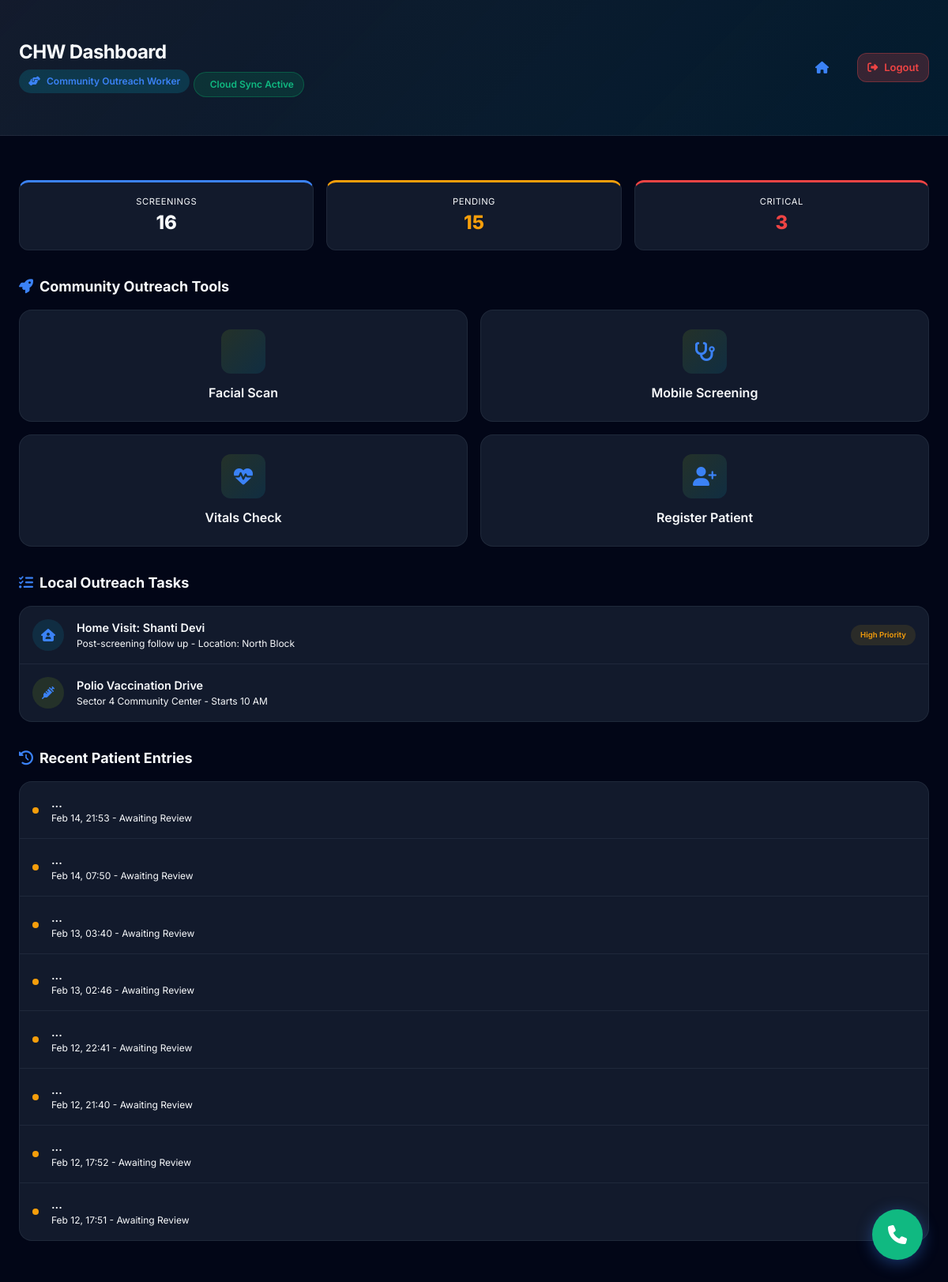
Page /chw/dashboard (signed in) on the committed database.
### app.py (models this page shows)
class User(db.Model, UserMixin):
    id = db.Column(db.Integer, primary_key=True)
    username = db.Column(db.String(150), unique=True, nullable=False)
    email = db.Column(db.String(150), unique=True, nullable=False)
    password = db.Column(db.String(150), nullable=False)
    age = db.Column(db.Integer, nullable=True)
    gender = db.Column(db.String(20), nullable=True)
    existing_conditions = db.Column(db.Text, nullable=True)  # Comma-separated conditions
    role = db.Column(db.String(20), default='patient')  # patient, doctor, chw (community health worker)
    whatsapp_number = db.Column(db.String(20), nullable=True)  # Format: +91XXXXXXXXXX
    family_whatsapp = db.Column(db.String(20), nullable=True)  # Emergency contact WhatsApp
    preferred_language = db.Column(db.String(10), default='english')  # english, hindi, telugu, tamil, bengali, marathi
    symptom_reports = db.relationship('SymptomReport', backref='user', lazy=True, foreign_keys='SymptomReport.user_id')
    prescriptions = db.relationship('Prescription', backref='user', lazy=True)
    vital_records = db.relationship('VitalRecord', backref='user', lazy=True)
    appointments = db.relationship('Appointment', backref='user', lazy=True, foreign_keys='Appointment.user_id')

class SymptomReport(db.Model):
    id = db.Column(db.Integer, primary_key=True)
    user_id = db.Column(db.Integer, db.ForeignKey('user.id'), nullable=False)
    symptoms_text = db.Column(db.Text, nullable=False)
    affected_area = db.Column(db.String(100), nullable=True)  # e.g., "head", "chest", "stomach"
    severity = db.Column(db.Integer, nullable=True)  # 1-10 scale
    duration = db.Column(db.String(50), nullable=True)  # e.g., "2 days", "1 week"
    image_path = db.Column(db.String(255), nullable=True)
    ai_prediction = db.Column(db.Text, nullable=True)  # JSON with disease, confidence, etc.
    confidence_score = db.Column(db.Float, nullable=True)
    doctor_approved = db.Column(db.Boolean, default=False)
    doctor_notes = db.Column(db.Text, nullable=True)
    approved_by = db.Column(db.Integer, db.ForeignKey('user.id'), nullable=True)  # Doctor who approved
    approved_at = db.Column(db.DateTime, nullable=True)
    created_at = db.Column(db.DateTime, default=datetime.utcnow)

### app.py (the view)
@app.route('/chw/dashboard')
@login_required
@doctor_required
def chw_dashboard():
    screening_tools = [
        {'name': 'Facial Scan', 'icon': 'face-viewfinder', 'url': 'facial_scan'},
        {'name': 'Mobile Screening', 'icon': 'stethoscope', 'url': 'symptom_input'},
        {'name': 'Vitals Check', 'icon': 'heart-pulse', 'url': 'vitals_input'},
        {'name': 'Register Patient', 'icon': 'user-plus', 'url': 'chw_register_patient'}
    ]
    stats = {
        'total_screenings': SymptomReport.query.count(),
        'pending_reviews': SymptomReport.query.filter_by(doctor_approved=False).count(),
        'high_severity': SymptomReport.query.filter(SymptomReport.severity >= 7).count()
    }
    recent_reports = SymptomReport.query.order_by(SymptomReport.created_at.desc()).limit(8).all()
    return render_template('chw_dashboard.html',
                         tools=screening_tools,
                         recent_reports=recent_reports,
                         stats=stats)

### templates/chw_dashboard.html (shortened to what this page needs)
<!DOCTYPE html>
<html lang="en">
<head>
    <link rel="stylesheet" href="https://cdnjs.cloudflare.com/ajax/libs/font-awesome/6.4.0/css/all.min.css">
    <link rel="stylesheet" href="/static/css/style.css">
</head>
<body>
    <header class="chw-header">
        <div class="container">
            <div style="display: flex; align-items: center; justify-content: space-between;">
                <div>
                    <h1 style="font-size: 1.5rem; margin-bottom: 0.25rem;">{{ 'CHW Dashboard' | translate }}</h1>
                    <span class="chw-badge">
                        <i class="fas fa-hands-helping"></i>
                        {{ 'Community Outreach Worker' | translate }}
                    </span>
                    <span class="chw-badge"
                        style="background: rgba(0, 255, 136, 0.1); color: var(--success); border: 1px solid rgba(0, 255, 136, 0.2);">
                        {{ 'Cloud Sync Active' | translate }}
                    </span>
                </div>
                <div style="display: flex; gap: 0.75rem; align-items: center;">
                    <a href="{{ url_for('dashboard') }}" class="btn btn-ghost" title="Home">
                        <i class="fas fa-home"></i>
                    </a>
                    <a href="{{ url_for('logout') }}" class="btn"
                        style="background: rgba(255, 77, 77, 0.2); color: var(--error); border: 1px solid rgba(255, 77, 77, 0.3); border-radius: var(--radius-md); padding: 0.5rem 0.75rem; font-weight: 600; text-decoration: none; font-size: 0.8125rem;">
                        <i class="fas fa-sign-out-alt"></i> {{ 'Logout' | translate }}
                    </a>
                </div>
            </div>
        </div>
    </header>
    <main style="padding: 2rem 0;">
        <div class="container">
            <div class="stats-overview"
                style="display: grid; grid-template-columns: repeat(3, 1fr); gap: 1rem; margin-bottom: 2rem;">
                <div class="stat-card"
                    style="background: var(--bg-card); padding: 1rem; border-radius: var(--radius-md); border: 1px solid var(--border-color); text-align: center; border-top: 3px solid var(--primary);">
                    <div
                        style="font-size: 0.7rem; color: var(--text-tertiary); text-transform: uppercase; letter-spacing: 0.05em;">
                        {{ 'Screenings' | translate }}</div>
                    <div style="font-size: 1.5rem; font-weight: 800; color: var(--text-primary);">{{
                        stats.total_screenings }}</div>
                </div>
                <div class="stat-card"
                    style="background: var(--bg-card); padding: 1rem; border-radius: var(--radius-md); border: 1px solid var(--border-color); text-align: center; border-top: 3px solid var(--warning);">
                    <div
                        style="font-size: 0.7rem; color: var(--text-tertiary); text-transform: uppercase; letter-spacing: 0.05em;">
                        {{ 'Pending' | translate }}</div>
                    <div style="font-size: 1.5rem; font-weight: 800; color: var(--warning);">{{ stats.pending_reviews }}
                    </div>
                </div>
                <div class="stat-card"
                    style="background: var(--bg-card); padding: 1rem; border-radius: var(--radius-md); border: 1px solid var(--border-color); text-align: center; border-top: 3px solid var(--error);">
                    <div
                        style="font-size: 0.7rem; color: var(--text-tertiary); text-transform: uppercase; letter-spacing: 0.05em;">
                        {{ 'Critical' | translate }}</div>
                    <div style="font-size: 1.5rem; font-weight: 800; color: var(--error);">{{ stats.high_severity }}
                    </div>
                </div>
            </div>
            <div class="section-title">
                <i class="fas fa-rocket"></i> {{ 'Community Outreach Tools' | translate }}
            </div>
            <div class="tools-grid">
                {% for tool in tools %}
                <a href="{{ url_for(tool.url) }}" class="tool-card">
                    <div class="tool-icon"
                        style="background: linear-gradient(135deg, rgba(196, 255, 13, 0.1), rgba(0, 217, 255, 0.1));">
                        <i class="fas fa-{{ tool.icon }}"></i>
                    </div>
                    <div class="tool-name">{{ tool.name | translate }}</div>
                </a>
                {% endfor %}
            </div>
            <div class="section-title">
                <i class="fas fa-tasks"></i> {{ 'Local Outreach Tasks' | translate }}
            </div>
            <div class="recent-list" style="margin-bottom: 2rem;">
                <div class="recent-item">
                    <div
                        style="width: 40px; height: 40px; border-radius: 50%; background: rgba(0,217,255,0.1); display: flex; align-items: center; justify-content: center;">
                        <i class="fas fa-house-user" style="color: var(--info);"></i>
                    </div>
                    <div class="recent-info">
                        <div class="recent-symptoms">Home Visit: Shanti Devi</div>
                        <div class="recent-meta">Post-screening follow up - Location: North Block</div>
                    </div>
                    <span class="chw-badge"
                        style="background: rgba(255, 193, 7, 0.1); color: var(--warning); font-size: 0.6rem;">{{ 'High
                        Priority' | translate }}</span>
                </div>
                <div class="recent-item">
                    <div
                        style="width: 40px; height: 40px; border-radius: 50%; background: rgba(196, 255, 13, 0.1); display: flex; align-items: center; justify-content: center;">
                        <i class="fas fa-syringe" style="color: var(--primary);"></i>
                    </div>
                    <div class="recent-info">
                        <div class="recent-symptoms">Polio Vaccination Drive</div>
                        <div class="recent-meta">Sector 4 Community Center - Starts 10 AM</div>
                    </div>
                </div>
            </div>
            <div class="section-title">
                <i class="fas fa-history"></i> {{ 'Recent Patient Entries' | translate }}
            </div>
            {% if recent_reports %}
            <div class="recent-list">
                {% for report in recent_reports %}
                <div class="recent-item">
                    <span
                        class="status-dot {% if report.doctor_approved %}status-approved{% else %}status-pending{% endif %}"></span>
                    <div class="recent-info">
                        <div class="recent-symptoms">{{ report.symptoms_text[:50] }}...</div>
                        <div class="recent-meta">{{ report.created_at.strftime('%b %d, %H:%M') }} - {% if
                            report.doctor_approved %}{{ 'Doctor Verified' | translate }}{% else %}{{ 'Awaiting Review' |
                            translate }}{% endif %}</div>
                    </div>
                </div>
                {% endfor %}
            </div>
            {% else %}
            <div class="empty-state">
                <p>No recent screenings found.</p>
            </div>
            {% endif %}
        </div>
    </main>
    <a href="https://3e104690-bc13-4db0-a952-9622eb6989ce-00-1pqcy0d1sba3w.sisko.replit.dev" class="floating-ai-btn"
        target="_blank" title="AI Call Bot" style="background: var(--success); bottom: 2rem;">
        <i class="fas fa-phone"></i>
    </a>
</body>
</html>

### rows in the picture
User: name|translate "Facial Scan"
SymptomReport: doctor_approved False (drawn), created_at "Feb 14, 21:53", value "Awaiting Review"
SymptomReport: doctor_approved False (drawn), created_at "Feb 14, 07:50", value "Awaiting Review"
SymptomReport: doctor_approved False (drawn), created_at "Feb 13, 03:40", value "Awaiting Review"
SymptomReport: doctor_approved False (drawn), created_at "Feb 13, 02:46", value "Awaiting Review"
SymptomReport: doctor_approved False (drawn), created_at "Feb 12, 22:41", value "Awaiting Review"
SymptomReport: doctor_approved False (drawn), created_at "Feb 12, 21:40", value "Awaiting Review"
SymptomReport: doctor_approved False (drawn), created_at "Feb 12, 17:52", value "Awaiting Review"
SymptomReport: doctor_approved False (drawn), created_at "Feb 12, 17:51", value "Awaiting Review"

### other values in the picture
{{ 'CHW Dashboard' | translate }} "CHW Dashboard"
{{ 'Community Outreach Worker' | translate }} "Community Outreach Worker"
{{ 'Cloud Sync Active' | translate }} "Cloud Sync Active"
{{ 'Logout' | translate }} "Logout"
{{ 'Screenings' | translate }} "SCREENINGS"
{{ stats.total_screenings }} "16"
{{ 'Pending' | translate }} "PENDING"
{{ stats.pending_reviews }} "15"
{{ 'Critical' | translate }} "CRITICAL"
{{ stats.high_severity }} "3"
{{ 'Community Outreach Tools' | translate }} "Community Outreach Tools"
{{ tool.name | translate }} "Mobile Screening" "Vitals Check" "Register Patient"
{{ 'Local Outreach Tasks' | translate }} "Local Outreach Tasks"
{{ 'High
                        Priority' | translate }} "High Priority"
{{ 'Recent Patient Entries' | translate }} "Recent Patient Entries"
